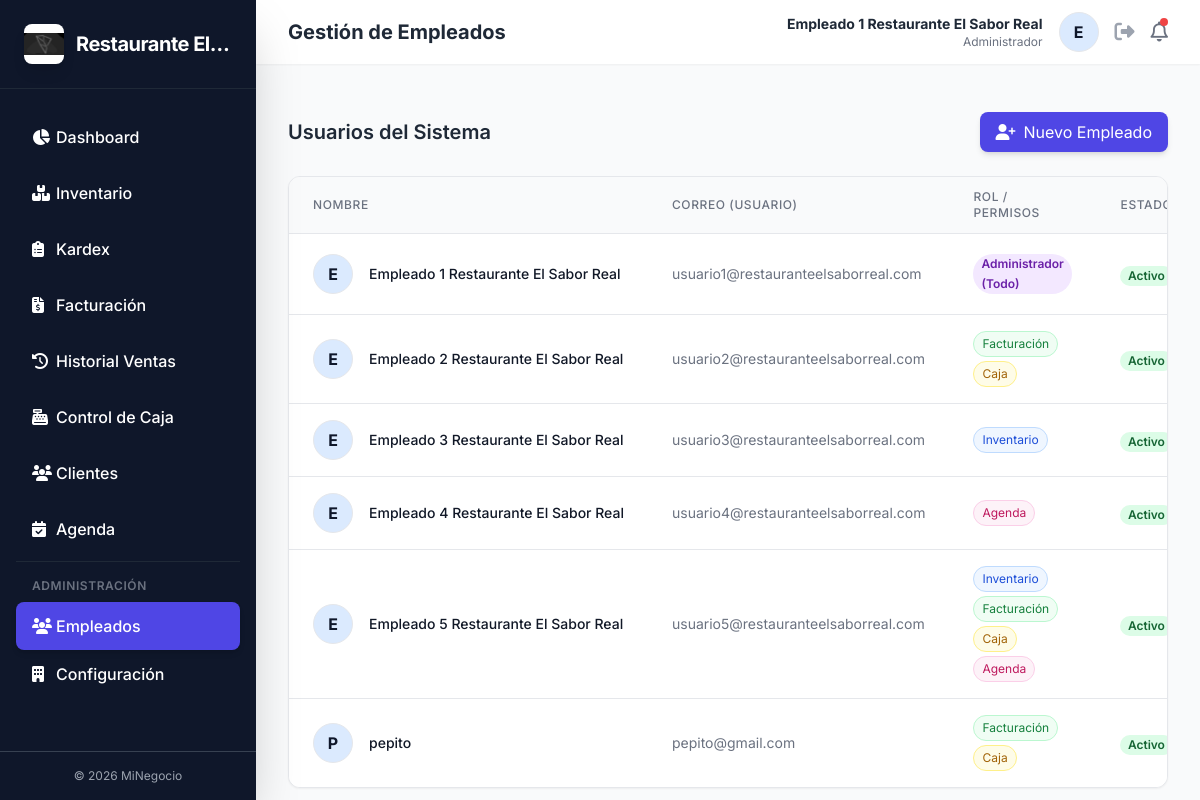
The page /admin/users (signed in) on the database its author committed.
### models.py (models this page shows)
class Company(db.Model):
    __tablename__ = 'company'
    id = db.Column(db.Integer, primary_key=True)
    name = db.Column(db.String(150), nullable=False, default="MiNegocio")
    document_id = db.Column(db.String(50), nullable=True) # NIT / RUT
    phone = db.Column(db.String(50), nullable=True)
    email = db.Column(db.String(100), nullable=True)
    address = db.Column(db.String(200), nullable=True)
    logo_path = db.Column(db.String(255), nullable=True) # Path to uploaded logo
    primary_color = db.Column(db.String(20), nullable=False, default="#4f46e5")
    secondary_color = db.Column(db.String(20), nullable=False, default="#0f172a")
    subscription_status = db.Column(db.String(20), nullable=False, default='active') # 'active', 'suspended'
    valid_until = db.Column(db.DateTime, nullable=False, default=lambda: datetime.utcnow() + timedelta(days=30))

class User(UserMixin, db.Model):
    __tablename__ = 'users'
    id = db.Column(db.Integer, primary_key=True)
    email = db.Column(db.String(150), unique=True, nullable=False)
    name = db.Column(db.String(150), nullable=False)
    password_hash = db.Column(db.String(255), nullable=False)
    role = db.Column(db.String(20), nullable=False, default='employee') # 'admin' or 'employee'
    permissions = db.Column(db.Text, nullable=True) # Comma-separated like "inventory,billing,cash,appointments"
    is_active = db.Column(db.Boolean, nullable=False, default=True)
    must_change_password = db.Column(db.Boolean, nullable=False, default=True)
    company_id = db.Column(db.Integer, db.ForeignKey('company.id'), nullable=False)
    company = db.relationship('Company', backref='users')
    @property
    def has_open_register(self):
        from models import CashRegister
        return CashRegister.query.filter_by(user_id=self.id, status='open').first() is not None

### app.py (the view)
@app.route('/admin/users')
@login_required
def admin_users():
    if current_user.role != 'admin':
        flash('Acceso denegado.', 'danger')
        return redirect(url_for('dashboard'))
    users = User.query.filter_by(company_id=current_user.company_id).all()
    return render_template('users.html', users=users)

### app.py (called while the page is built)
def get_now():
    return datetime.now(timezone(timedelta(hours=-5))).replace(tzinfo=None)

@login_manager.user_loader
def load_user(user_id):
    return User.query.get(int(user_id))

@app.context_processor
def inject_company():
    if current_user.is_authenticated:
        return dict(company=current_user.company)
    return dict(company=None)

### templates/users.html (shortened to what this page needs)
{% extends "base.html" %}
{% block header_title %}Gestión de Empleados{% endblock %}
{% block content %}
<div class="fade-in">
    <div class="flex justify-between items-center mb-6">
        <h2 class="text-xl font-semibold text-gray-800">Usuarios del Sistema</h2>
        <button onclick="document.getElementById('addModal').classList.remove('hidden')" class="bg-primary-600 hover:bg-primary-700 text-white px-4 py-2 rounded-lg shadow-md transition-colors flex items-center">
            <i class="fa-solid fa-user-plus mr-2"></i> Nuevo Empleado
        </button>
    </div>
    <div class="bg-white rounded-xl shadow-sm border border-gray-200 overflow-hidden">
        <table class="min-w-full divide-y divide-gray-200">
            <thead class="bg-gray-50">
                <tr>
                    <th class="px-6 py-3 text-left text-xs font-medium text-gray-500 uppercase tracking-wider">Nombre</th>
                    <th class="px-6 py-3 text-left text-xs font-medium text-gray-500 uppercase tracking-wider">Correo (Usuario)</th>
                    <th class="px-6 py-3 text-left text-xs font-medium text-gray-500 uppercase tracking-wider">Rol / Permisos</th>
                    <th class="px-6 py-3 text-center text-xs font-medium text-gray-500 uppercase tracking-wider">Estado</th>
                </tr>
            </thead>
            <tbody class="bg-white divide-y divide-gray-200">
                {% for user in users %}
                <tr class="hover:bg-gray-50 transition-colors">
                    <td class="px-6 py-4 whitespace-nowrap">
                        <div class="flex items-center">
                            <div class="flex-shrink-0 h-10 w-10 bg-primary-100 rounded-full flex items-center justify-center text-primary-700 font-bold border border-primary-200">
                                {{ user.name[0]|upper if user.name else 'U' }}
                            </div>
                            <div class="ml-4">
                                <div class="text-sm font-medium text-gray-900">{{ user.name }}</div>
                            </div>
                        </div>
                    </td>
                    <td class="px-6 py-4 whitespace-nowrap text-sm text-gray-500">{{ user.email }}</td>
                    <td class="px-6 py-4">
                        {% if user.role == 'admin' %}
                            <span class="px-2 inline-flex text-xs leading-5 font-semibold rounded-full bg-purple-100 text-purple-800 mb-1">Administrador (Todo)</span>
                        {% else %}
                            <div class="flex flex-wrap gap-1">
                                {% if 'inventory' in user.permissions %}<span class="px-2 py-1 text-xs rounded-full bg-blue-50 text-blue-700 border border-blue-200">Inventario</span>{% endif %}
                                {% if 'billing' in user.permissions %}<span class="px-2 py-1 text-xs rounded-full bg-green-50 text-green-700 border border-green-200">Facturación</span>{% endif %}
                                {% if 'cash' in user.permissions %}<span class="px-2 py-1 text-xs rounded-full bg-yellow-50 text-yellow-700 border border-yellow-200">Caja</span>{% endif %}
                                {% if 'appointments' in user.permissions %}<span class="px-2 py-1 text-xs rounded-full bg-pink-50 text-pink-700 border border-pink-200">Agenda</span>{% endif %}
                            </div>
                        {% endif %}
                    </td>
                    <td class="px-6 py-4 whitespace-nowrap text-center">
                        {% if user.is_active %}
                            <span class="px-2 inline-flex text-xs leading-5 font-semibold rounded-full bg-green-100 text-green-800">Activo</span>
                        {% else %}
                            <span class="px-2 inline-flex text-xs leading-5 font-semibold rounded-full bg-red-100 text-red-800">Inhabilitado</span>
                        {% endif %}
                    </td>
                </tr>
                {% endfor %}
            </tbody>
        </table>
    </div>
</div>
{% endblock %}

### templates/base.html (shortened to what this page needs)
<!DOCTYPE html>
<html lang="es">
<head>
    <script src="https://cdn.tailwindcss.com"></script>
    <link rel="stylesheet" href="https://cdnjs.cloudflare.com/ajax/libs/font-awesome/6.4.0/css/all.min.css">
</head>
<body class="bg-gray-50 text-gray-800 antialiased h-screen flex overflow-hidden">
    <aside id="sidebar" class="fixed lg:static inset-y-0 left-0 w-64 bg-secondary text-secondary-contrast flex flex-col transform -translate-x-full lg:translate-x-0 transition-transform duration-300 ease-in-out z-40 shadow-2xl overflow-y-auto">
        <div class="p-6 border-b border-gray-800 flex items-center justify-between">
            <a href="{{ url_for('dashboard') }}" class="flex items-center space-x-3">
                <div class="flex-shrink-0">
                    {% if company and company.logo_path %}
                    <img src="{{ url_for('static', filename=company.logo_path) }}" alt="Logo" class="h-10 w-10 rounded-lg shadow-lg object-contain bg-white">
                    {% else %}
                    <img src="{{ url_for('static', filename='logo_minegocio.png') }}" alt="Logo" class="h-10 w-10 rounded-lg shadow-lg">
                    {% endif %}
                </div>
                <span class="text-xl font-bold text-white tracking-tight line-clamp-1">{{ company.name if company else 'MiNegocio' }}</span>
            </a>
        </div>
        <nav class="flex-1 px-4 py-6 space-y-2 overflow-y-auto">
            <a href="{{ url_for('dashboard') }}" class="flex items-center px-4 py-3 rounded-lg transition-colors hover:bg-gray-800 {{ 'bg-primary-600 text-primary-contrast shadow-md shadow-primary-500/30' if request.endpoint == 'dashboard' else '' }}">
                <i class="fa-solid fa-chart-pie w-6"></i>
                <span class="font-medium">Dashboard</span>
            </a>
            {% if current_user.role == 'admin' or (current_user.permissions and 'inventory' in current_user.permissions) %}
            <a href="{{ url_for('inventory') }}" class="flex items-center px-4 py-3 rounded-lg transition-colors hover:bg-gray-800 {{ 'bg-primary-600 text-primary-contrast shadow-md shadow-primary-500/30' if request.endpoint == 'inventory' else '' }}">
                <i class="fa-solid fa-boxes-stacked w-6"></i>
                <span class="font-medium">Inventario</span>
            </a>
            <a href="{{ url_for('inventory_history') }}" class="flex items-center px-4 py-3 rounded-lg transition-colors hover:bg-gray-800 {{ 'bg-primary-600 text-primary-contrast shadow-md shadow-primary-500/30' if request.endpoint == 'inventory_history' else '' }}">
                <i class="fa-solid fa-clipboard-list w-6"></i>
                <span class="font-medium">Kardex</span>
            </a>
            {% endif %}
            {% if current_user.role == 'admin' or (current_user.permissions and 'billing' in current_user.permissions) %}
            <a href="{{ url_for('billing') }}" class="flex items-center px-4 py-3 rounded-lg transition-colors hover:bg-gray-800 {{ 'bg-primary-600 text-primary-contrast shadow-md shadow-primary-500/30' if request.endpoint == 'billing' else '' }}">
                <i class="fa-solid fa-file-invoice-dollar w-6"></i>
                <span class="font-medium">Facturación</span>
            </a>
            <a href="{{ url_for('sales_history') }}" class="flex items-center px-4 py-3 rounded-lg transition-colors hover:bg-gray-800 {{ 'bg-primary-600 text-primary-contrast shadow-md shadow-primary-500/30' if request.endpoint == 'sales_history' else '' }}">
                <i class="fa-solid fa-clock-rotate-left w-6"></i>
                <span class="font-medium">Historial Ventas</span>
            </a>
            {% endif %}
            {% if current_user.role == 'admin' or (current_user.permissions and 'cash' in current_user.permissions) %}
            <a href="{{ url_for('cash_register') }}" class="flex items-center px-4 py-3 rounded-lg transition-colors hover:bg-gray-800 {{ 'bg-primary-600 text-primary-contrast shadow-md shadow-primary-500/30' if request.endpoint == 'cash_register' else '' }}">
                <i class="fa-solid fa-cash-register w-6"></i>
                <span class="font-medium">Control de Caja</span>
            </a>
            {% endif %}
            <a href="{{ url_for('clients_list') }}" class="flex items-center px-4 py-3 rounded-lg transition-colors hover:bg-gray-800 {{ 'bg-primary-600 text-primary-contrast shadow-md shadow-primary-500/30' if request.endpoint == 'clients_list' else '' }}">
                <i class="fa-solid fa-users w-6"></i>
                <span class="font-medium">Clientes</span>
            </a>
            {% if current_user.role == 'admin' or (current_user.permissions and 'appointments' in current_user.permissions) %}
            <a href="{{ url_for('appointments') }}" class="flex items-center px-4 py-3 rounded-lg transition-colors hover:bg-gray-800 {{ 'bg-primary-600 text-primary-contrast shadow-md shadow-primary-500/30' if request.endpoint == 'appointments' else '' }}">
                <i class="fa-solid fa-calendar-check w-6"></i>
                <span class="font-medium">Agenda</span>
            </a>
            {% endif %}
            {% if current_user.role == 'admin' %}
            <div class="pt-4 mt-4 border-t border-gray-800">
                <p class="px-4 text-xs font-semibold text-gray-500 uppercase tracking-wider mb-2">Administración</p>
                <a href="{{ url_for('admin_users') }}" class="flex items-center px-4 py-3 rounded-lg transition-colors hover:bg-gray-800 {{ 'bg-primary-600 text-primary-contrast shadow-md shadow-primary-500/30' if request.endpoint == 'admin_users' else '' }}">
                    <i class="fa-solid fa-users w-6"></i>
                    <span class="font-medium">Empleados</span>
                </a>
                <a href="{{ url_for('settings') }}" class="flex items-center px-4 py-3 rounded-lg transition-colors hover:bg-gray-800 {{ 'bg-primary-600 text-primary-contrast shadow-md shadow-primary-500/30' if request.endpoint == 'settings' else '' }}">
                    <i class="fa-solid fa-building w-6"></i>
                    <span class="font-medium">Configuración</span>
                </a>
            </div>
            {% endif %}
        </nav>
        <div class="p-4 border-t border-gray-700 text-xs text-gray-400 text-center">
            &copy; 2026 MiNegocio
        </div>
    </aside>
    <main class="flex-1 flex flex-col overflow-hidden relative">
        <header class="h-16 bg-white shadow-sm flex items-center justify-between px-4 lg:px-8 z-10 shrink-0">
            <div class="flex items-center">
                <h2 class="text-lg lg:text-xl font-bold text-gray-800 truncate max-w-[150px] sm:max-w-none">
                    {% block header_title %}Dashboard{% endblock %}
                </h2>
            </div>
            <div class="flex items-center space-x-4">
                <div class="hidden md:block text-right">
                    <div class="text-sm font-bold text-gray-800">{{ current_user.name }}</div>
                    <div class="text-xs text-gray-500">{{ 'Administrador' if current_user.role == 'admin' else 'Empleado' }}</div>
                </div>
                <div class="w-10 h-10 bg-primary-100 rounded-full flex items-center justify-center text-primary-700 font-bold border border-primary-200">
                    {{ current_user.name[0]|upper if current_user.name else 'U' }}
                </div>
                <a href="{{ url_for('logout') }}" onclick="return confirmLogout({{ 'true' if current_user.has_open_register else 'false' }})" class="text-gray-400 hover:text-red-500 transition-colors ml-4" title="Cerrar Sesión">
                    <i class="fa-solid fa-right-from-bracket text-xl"></i>
                </a>
                <div class="relative" id="notificationDropdownContainer">
                    <button id="notificationBtn" class="text-gray-500 hover:text-primary-600 transition-colors focus:outline-none relative">
                        <i class="fa-regular fa-bell text-xl"></i>
                        <span id="notificationBadge" class="hidden absolute top-0 right-0 h-2 w-2 rounded-full bg-red-500"></span>
                    </button>
                </div>
            </div>
        </header>
        <div class="px-8 pt-4">
        </div>
        <div class="flex-1 overflow-x-hidden overflow-y-auto bg-gray-50 p-4 lg:p-8 pb-20">
            {% block content %}{% endblock %}
        </div>
    </main>
</body>
</html>

### rows shown on the page
Company: logo_path (picture), name "Restaurante…"
User: name "Empleado 1 Restaurante El Sabor Real", role "Administrador", name "E", email "usuario1@restauranteelsaborreal.com", shows "Administrador (Todo)", is_active "Activo"
User: name "E", name "Empleado 2 Restaurante El Sabor Real", email "usuario2@restauranteelsaborreal.com", role "Facturación", is_active "Activo"
User: name "E", name "Empleado 3 Restaurante El Sabor Real", email "usuario3@restauranteelsaborreal.com", role "Inventario", is_active "Activo"
User: name "E", name "Empleado 4 Restaurante El Sabor Real", email "usuario4@restauranteelsaborreal.com", role "Agenda", is_active "Activo"
User: name "E", name "Empleado 5 Restaurante El Sabor Real", email "usuario5@restauranteelsaborreal.com", role "Inventario", is_active "Activo"
User: name "P", name "pepito", email "pepito@gmail.com", role "Facturación", is_active "Activo"
